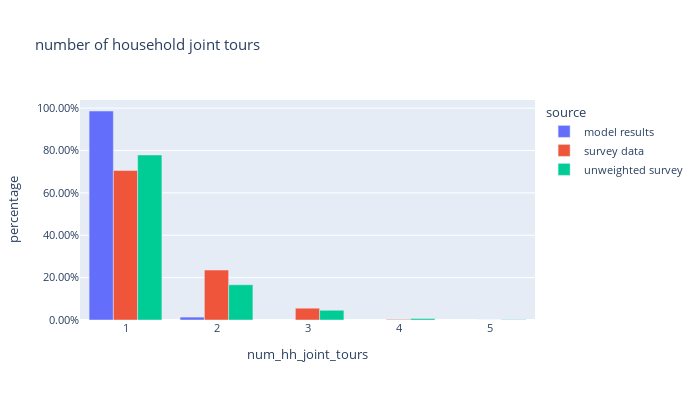

Notebook code cell kept with this figure:
### Code cell
df_plot = hh_data.groupby(['source','num_hh_joint_tours'])[['hh_weight']].sum().reset_index()
df_plot['percentage'] = df_plot.groupby(['source'], group_keys=False)['hh_weight']. \
    apply(lambda x: x / float(x.sum()))

fig = px.bar(df_plot, x="num_hh_joint_tours", y="percentage", color="source",barmode="group", 
             # color_discrete_sequence=config['psrc_color'],
             title="number of household joint tours")
fig.for_each_annotation(lambda a: a.update(text = a.text.split("=")[-1]))
fig.update_layout(height=400, width=700, font=dict(size=11), yaxis=dict(tickformat=".2%"), xaxis=dict(dtick="1"))
fig.show()

### Figure 1 — Plotly figure (JSON) as saved in the notebook; plotly's stock layout.template omitted (floating-point values rounded to 4 significant figures)
{"data": [{"alignmentgroup": "True", "hovertemplate": "source=model results<br>num_hh_joint_tours=%{x}<br>percentage=%{y}<extra></extra>", "legendgroup": "model results", "marker": {"color": "#636efa", "pattern": {"shape": ""}}, "name": "model results", "offsetgroup": "model results", "orientation": "v", "showlegend": true, "textposition": "auto", "type": "bar", "x": [1, 2], "xaxis": "x", "y": [0.9863, 0.01367], "yaxis": "y"}, {"alignmentgroup": "True", "hovertemplate": "source=survey data<br>num_hh_joint_tours=%{x}<br>percentage=%{y}<extra></extra>", "legendgroup": "survey data", "marker": {"color": "#EF553B", "pattern": {"shape": ""}}, "name": "survey data", "offsetgroup": "survey data", "orientation": "v", "showlegend": true, "textposition": "auto", "type": "bar", "x": [1, 2, 3, 4, 5], "xaxis": "x", "y": [0.7056, 0.2357, 0.05575, 0.002799, 0.0001244], "yaxis": "y"}, {"alignmentgroup": "True", "hovertemplate": "source=unweighted survey<br>num_hh_joint_tours=%{x}<br>percentage=%{y}<extra></extra>", "legendgroup": "unweighted survey", "marker": {"color": "#00cc96", "pattern": {"shape": ""}}, "name": "unweighted survey", "offsetgroup": "unweighted survey", "orientation": "v", "showlegend": true, "textposition": "auto", "type": "bar", "x": [1, 2, 3, 4, 5], "xaxis": "x", "y": [0.7788, 0.1664, 0.04602, 0.00708, 0.00177], "yaxis": "y"}], "layout": {"barmode": "group", "font": {"size": 11}, "height": 400, "legend": {"title": {"text": "source"}, "tracegroupgap": 0}, "title": {"text": "number of household joint tours"}, "width": 700, "xaxis": {"anchor": "y", "domain": [0.0, 1.0], "dtick": "1", "title": {"text": "num_hh_joint_tours"}}, "yaxis": {"anchor": "x", "domain": [0.0, 1.0], "tickformat": ".2%", "title": {"text": "percentage"}}}}
